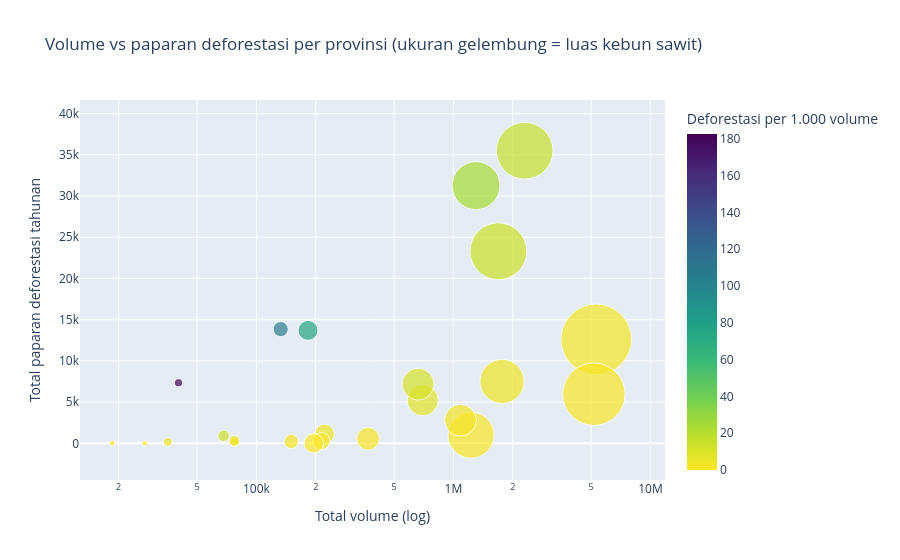

Notebook cell for this chart:
### Code cell
# Visualisasi 6: Analisis Lanjutan / Spasial
# fig6 = px.scatter_geo(...)
# fig6.show()
# Visualisasi 6: Multi-dimensi per provinsi: volume vs paparan deforestasi (bubble)
prov_multi = (
    df.group_by("province_of_production")
    .agg(
        pl.col(VOL).sum().alias("volume_total"),
        pl.col("palm_oil_deforestation_annual_exposure").sum().alias("defor_annual_total"),
        pl.col("oil_palm_ha").sum().alias("oil_palm_ha_total"),
        pl.col("mill").n_unique().alias("n_mill"),
    )
    .filter(pl.col("volume_total") > 0)
    .with_columns((pl.col("defor_annual_total") / pl.col("volume_total") * 1000).alias("defor_per_1000_vol"))
    .sort("volume_total", descending=True)
    .head(25)
    .with_columns(pl.col("oil_palm_ha_total").fill_null(0) + 1)  # size Plotly harus > 0
)
fig6 = px.scatter(
    P(prov_multi), x="volume_total", y="defor_annual_total", size="oil_palm_ha_total",
    color="defor_per_1000_vol", hover_name="province_of_production",
    hover_data=["n_mill"], log_x=True, color_continuous_scale="Viridis_r", size_max=50,
    labels={
        "volume_total": "Total volume (log)", "defor_annual_total": "Total paparan deforestasi tahunan",
        "defor_per_1000_vol": "Deforestasi per 1.000 volume",
    },
    title="Volume vs paparan deforestasi per provinsi (ukuran gelembung = luas kebun sawit)",
)
fig6.write_html(FIG_DIR / "viz6_volume_vs_deforestasi.html")
fig6.show()

### Figure 1 — Plotly figure (JSON) as saved in the notebook; plotly's stock layout.template omitted (floating-point values rounded to 4 significant figures)
{"data": [{"customdata": [[256], [231], [125], [96], [117], [108], [102], [69], [66], [46], [1], [33], [15], [22], [20], [19], [25], [9], [7], [11], [7], [3], [5], [2], [3]], "hovertemplate": "<b>%{hovertext}</b><br><br>Total volume (log)=%{x}<br>Total paparan deforestasi tahunan=%{y}<br>oil_palm_ha_total=%{marker.size}<br>n_mill=%{customdata[0]}<br>Deforestasi per 1.000 volume=%{marker.color}<extra></extra>", "hovertext": ["RIAU", "SUMATERA UTARA", "KALIMANTAN TENGAH", "JAMBI", "KALIMANTAN BARAT", "KALIMANTAN TIMUR", "SUMATERA SELATAN", "ACEH", "SUMATERA BARAT", "KALIMANTAN SELATAN", "UNKNOWN", "BENGKULU", "SULAWESI TENGAH", "KEP. BANGKA BELITUNG", "LAMPUNG", "KALIMANTAN UTARA", "KEPULAUAN BANGKA BELITUNG", "PAPUA", "SULAWESI SELATAN", "SULAWESI BARAT", "PAPUA TENGAH", "PAPUA BARAT", "SULAWESI TENGGARA", "JAWA BARAT", "BANTEN"], "legendgroup": "", "marker": {"color": [2.377, 1.155, 15.44, 4.255, 13.78, 24.02, 0.8072, 2.585, 7.479, 10.86, 0.0, 1.507, 5.143, 1.276, 0.005116, 74.99, 1.461, 104.3, 2.014, 4.097, 13.36, 182.6, 4.728, 0.0, 0.0], "coloraxis": "coloraxis", "size": [14370000.0, 11230000.0, 9259000.0, 5627000.0, 9308000.0, 6608000.0, 6145000.0, 2913000.0, 2789000.0, 2934000.0, 1.0, 1488000.0, 1095000.0, 836900.0, 1097000.0, 1142000.0, 590600.0, 660300.0, 249700.0, 335400.0, 380400.0, 188900.0, 225300.0, 89560.0, 93770.0], "sizemode": "area", "sizeref": 5750.0, "symbol": "circle"}, "mode": "markers", "name": "", "orientation": "v", "showlegend": false, "type": "scatter", "x": [5304000.0, 5162000.0, 2299000.0, 1765000.0, 1691000.0, 1301000.0, 1228000.0, 1085000.0, 698300.0, 661500.0, 507600.0, 368500.0, 221800.0, 214000.0, 195500.0, 182700.0, 150200.0, 132800.0, 77370.0, 77140.0, 68170.0, 40240.0, 35500.0, 27120.0, 18590.0], "xaxis": "x", "y": [12610.0, 5963.0, 35500.0, 7508.0, 23300.0, 31260.0, 991.3, 2804.0, 5223.0, 7182.0, 0.0, 555.4, 1141.0, 273.0, 1.0, 13700.0, 219.5, 13850.0, 155.9, 316.0, 910.5, 7348.0, 167.8, 0.0, 0.0], "yaxis": "y"}], "layout": {"coloraxis": {"autocolorscale": false, "colorbar": {"title": {"text": "Deforestasi per 1.000 volume"}}, "colorscale": [[0, "#fde725"], [0.1111, "#b5de2b"], [0.2222, "#6ece58"], [0.3333, "#35b779"], [0.4444, "#1f9e89"], [0.5556, "#26828e"], [0.6667, "#31688e"], [0.7778, "#3e4989"], [0.8889, "#482878"], [1, "#440154"]]}, "legend": {"itemsizing": "constant", "tracegroupgap": 0}, "title": {"text": "Volume vs paparan deforestasi per provinsi (ukuran gelembung = luas kebun sawit)"}, "xaxis": {"anchor": "y", "domain": [0, 1], "title": {"text": "Total volume (log)"}, "type": "log"}, "yaxis": {"anchor": "x", "domain": [0, 1], "title": {"text": "Total paparan deforestasi tahunan"}}}}
